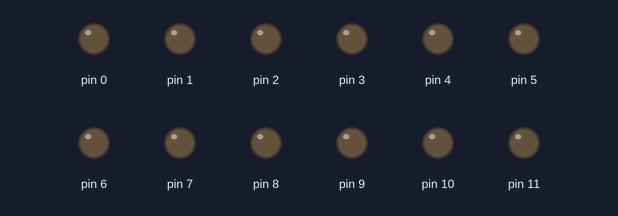
Bench run of a sketch on a simulated Arduino Uno, built with avr-gcc and run on an emulated ATmega328P. Shown: output pins drawn as LEDs (lit = HIGH).

Above: at 0.1 s.
At 4.9 s:
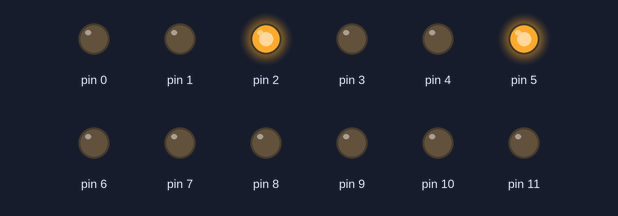
At 9.9 s:
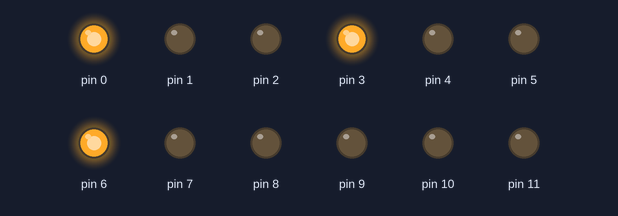
At 19.9 s:
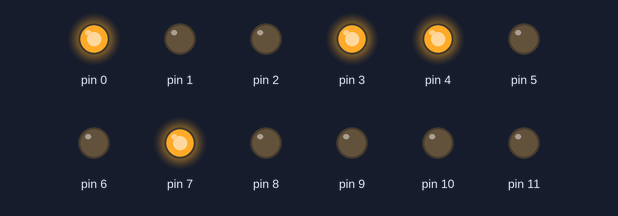
At 29.7 s:
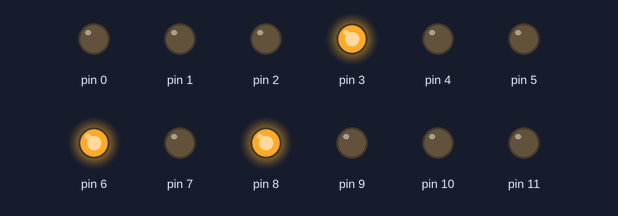
At 39.7 s:
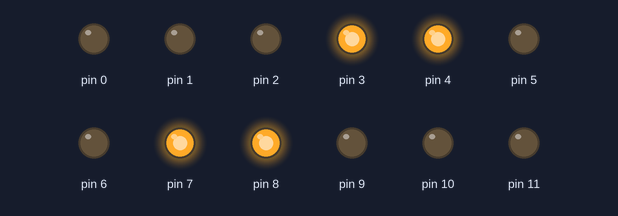
Timing chart, 0 to 40.0 s (numbered marks = the images above):
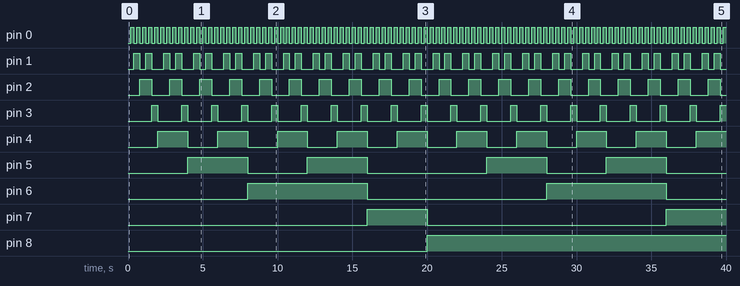

The sketch:

4.ino
```cpp
byte a, b, c, d, e, f;
int i;

int segment[10][4] = {
  {0, 0, 0, 0},
  {1, 0, 0, 0},
  {0, 1, 0, 0},
  {1, 1, 0, 0},
  {0, 0, 1, 0},
  {1, 0, 1, 0},
  {0, 1, 1, 0},
  {1, 1, 1, 0},
  {0, 0, 0, 1},
  {1, 0, 0, 1}

};


void setup() {

  for (i = 0; i < 12; i++) {
    pinMode(i, OUTPUT);
  }
}

void loop() {

  for (a = 0; a <= 9; a++) {
    for (b = 0; b <= 3; b++) {
      digitalWrite(b + 8, segment[a][b]);
    }
    for (e = 0; e <= 9; e++) {
      for (f = 0; f <= 3; f++) {
        digitalWrite(f + 4, segment[e][f]);
      }
      for (c = 0; c <= 9; c++) {
        for (d = 0; d <= 3; d++) {
          digitalWrite(d, segment[c][d]);
        }
        delay(200);
      }
    }
  }
}
```

Measured:
- by itself, pin 0: alternates HIGH for 0.20 s and LOW for 0.20 s
- by itself, pin 1: repeats every 2.0 s: LOW 0.40 s, HIGH 0.40 s, LOW 0.80 s, HIGH 0.40 s
- by itself, pin 2: alternates HIGH for 0.80 s and LOW for 1.2 s
- by itself, pin 3: alternates HIGH for 0.40 s and LOW for 1.6 s
- by itself, pin 4: alternates HIGH for 2.0 s and LOW for 2.0 s
- by itself, pin 5: LOW → HIGH at 4.0 s, → LOW 4.0 s later, → HIGH 4.0 s later, → LOW 4.0 s later, … (8 changes in this stretch)
- by itself, pin 6: alternates HIGH for 8.0 s and LOW for 12.0 s
- by itself, pin 7: LOW → HIGH at 16.0 s, → LOW 4.0 s later, → HIGH 16.0 s later
